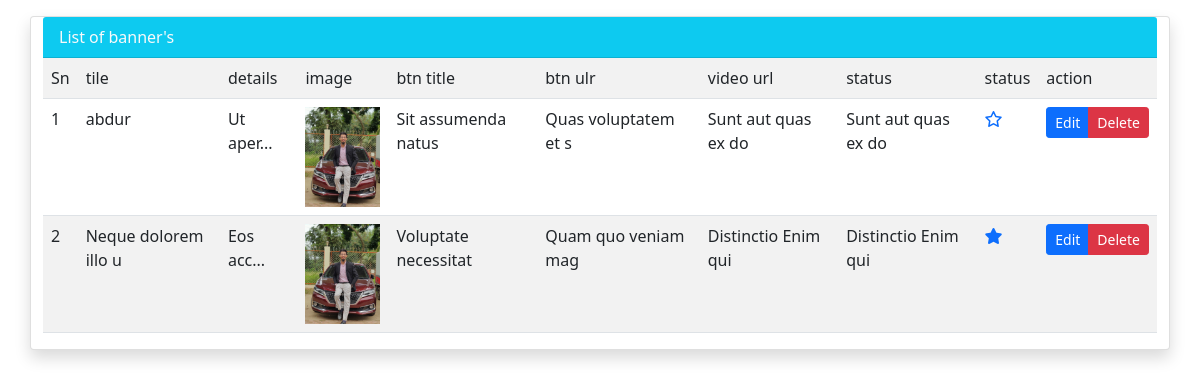
The page /controller/banner/list.php on the database its author committed.
### tables this page shows
CREATE TABLE `banners` (
  `id` int(11) NOT NULL,
  `heading` varchar(256) NOT NULL,
  `details` mediumtext DEFAULT NULL,
  `button_title` varchar(256) DEFAULT NULL,
  `button_url` varchar(256) DEFAULT NULL,
  `video_url` varchar(256) DEFAULT NULL,
  `featured_img` varchar(256) NOT NULL,
  `status` tinyint(1) NOT NULL DEFAULT 0
);

### controller/banner/list.php (the view, shortened to what this page needs)
<?php
   include "../../database/env.php";
   $allTableData = "SELECT * FROM banners ORDER BY ID DESC";
   $query = mysqli_query($conn,$allTableData);
   $queryRslt = mysqli_fetch_all($query,1);
?>
<!DOCTYPE html>
<html lang="en">
<head>
    <link rel="stylesheet" href="https://cdnjs.cloudflare.com/ajax/libs/font-awesome/6.5.1/css/all.min.css" />
    <link href="https://cdn.jsdelivr.net/npm/bootstrap@5.0.2/dist/css/bootstrap.min.css" rel="stylesheet">
</head>
<body>
    <section id="banner-list">
        <div class="container mt-3">
            <div class="row">
                <div class="col-lg-12 mx-auto card shadow">
                    <div class="card-header bg-info text-light">List of banner's</div>
                    <div class="card-nody">
                        <table class="table table-responsive table-hover table-striped">
                            <tr>
                                <td>Sn</td>
                                <td>tile</td>
                                <td>details</td>
                                <td>image</td>
                                <td>btn title</td>
                                <td>btn ulr</td>
                                <td>video url</td>
                                <td>status</td>
                                <td>status</td>
                                <td>action</td>
                            </tr>
                            <?php
                               foreach($queryRslt as $key => $query){
                                ?>
                                 <tr>
                                    <td><?= ++$key ?></td>
                                    <td><?= $query['heading'] ?></td>
                                    <td><?= substr($query['details'], 0, 7) . '...' ?></td>
                                    <td>
                                        <img height="100" src="<?= './uploads/'. $query['featured_img'] ?>" alt="">
                                    </td>
                                    <td><?= $query['button_title'] ?></td>
                                    <td><?= $query['button_url'] ?></td>
                                    <td><?= $query['video_url'] ?></td>
                                    <td><?= $query['video_url'] ?></td>
                                    <td>
                                        <a href="./status.php?statusid=<?= $query['id'] ?>"><i class="<?= $query['status'] == 1 ? 'fa-solid fa-star' : 'fa-regular fa-star' ?>  "></i></a>
                                    </td>
                                    <td>
                                        <div class="btn-group">
                                            <a href="#" class="btn btn-primary btn-sm">Edit</a>
                                            <a href="./delete.php?id=<?= $query['id'] ?>" class="btn btn-danger btn-sm">Delete</a>
                                        </div>
                                    </td>
                                 </tr>
                                 <?php
                               }
                            ?>
                        </table>
                    </div>
                </div>
            </div>
        </div>
    </section>
</body>
</html>

### rows shown on the page
banners: heading "abdur", details "Ut aper", featured_img (picture), button_title "Sit assumenda natus", button_url "Quas voluptatem et s", video_url "Sunt aut quas ex do", status 0 (drawn)
banners: heading "Neque dolorem illo u", details "Eos acc", featured_img (picture), button_title "Voluptate necessitat", button_url "Quam quo veniam mag", video_url "Distinctio Enim qui", status 1 (drawn)
